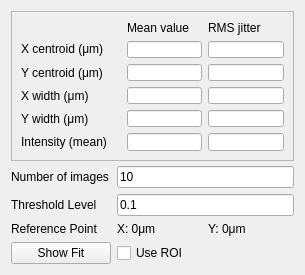
<?xml version="1.0" encoding="UTF-8"?>
<ui version="4.0">
 <class>Form</class>
 <widget class="QWidget" name="Form">
  <property name="geometry">
   <rect>
    <x>0</x>
    <y>0</y>
    <width>305</width>
    <height>275</height>
   </rect>
  </property>
  <property name="minimumSize">
   <size>
    <width>300</width>
    <height>275</height>
   </size>
  </property>
  <property name="maximumSize">
   <size>
    <width>500</width>
    <height>16777215</height>
   </size>
  </property>
  <property name="windowTitle">
   <string>Form</string>
  </property>
  <layout class="QGridLayout" name="gridLayout_2">
   <item row="2" column="0">
    <widget class="QLabel" name="thresholdLabel">
     <property name="text">
      <string>Threshold Level</string>
     </property>
    </widget>
   </item>
   <item row="6" column="0">
    <widget class="QPushButton" name="showFitButton">
     <property name="minimumSize">
      <size>
       <width>100</width>
       <height>0</height>
      </size>
     </property>
     <property name="maximumSize">
      <size>
       <width>100</width>
       <height>16777215</height>
      </size>
     </property>
     <property name="text">
      <string>Show Fit</string>
     </property>
     <property name="checkable">
      <bool>true</bool>
     </property>
    </widget>
   </item>
   <item row="4" column="1">
    <widget class="QLabel" name="xReferenceLabel">
     <property name="text">
      <string>X: 0μm</string>
     </property>
    </widget>
   </item>
   <item row="1" column="0">
    <widget class="QLabel" name="nImagesLabel">
     <property name="text">
      <string>Number of images</string>
     </property>
    </widget>
   </item>
   <item row="4" column="0">
    <widget class="QLabel" name="label_4">
     <property name="text">
      <string>Reference Point</string>
     </property>
    </widget>
   </item>
   <item row="4" column="2">
    <widget class="QLabel" name="yReferenceLabel">
     <property name="text">
      <string>Y: 0μm</string>
     </property>
    </widget>
   </item>
   <item row="2" column="1" colspan="2">
    <widget class="QLineEdit" name="thresholdLineEdit">
     <property name="text">
      <string>0.1</string>
     </property>
    </widget>
   </item>
   <item row="1" column="1" colspan="2">
    <widget class="QLineEdit" name="nImagesLineEdit">
     <property name="text">
      <string>10</string>
     </property>
    </widget>
   </item>
   <item row="0" column="0" colspan="3">
    <widget class="QFrame" name="frame">
     <property name="minimumSize">
      <size>
       <width>250</width>
       <height>150</height>
      </size>
     </property>
     <property name="frameShape">
      <enum>QFrame::StyledPanel</enum>
     </property>
     <property name="frameShadow">
      <enum>QFrame::Raised</enum>
     </property>
     <layout class="QGridLayout" name="gridLayout">
      <item row="3" column="2">
       <widget class="QLineEdit" name="xWidthRMSLineEdit"/>
      </item>
      <item row="1" column="1">
       <widget class="QLineEdit" name="xCentroidLineEdit">
        <property name="enabled">
         <bool>true</bool>
        </property>
        <property name="readOnly">
         <bool>true</bool>
        </property>
       </widget>
      </item>
      <item row="2" column="1">
       <widget class="QLineEdit" name="yCentroidLineEdit">
        <property name="enabled">
         <bool>true</bool>
        </property>
        <property name="readOnly">
         <bool>true</bool>
        </property>
       </widget>
      </item>
      <item row="4" column="0">
       <widget class="QLabel" name="yWidthLabel">
        <property name="text">
         <string>Y width (μm)</string>
        </property>
       </widget>
      </item>
      <item row="3" column="0">
       <widget class="QLabel" name="xWidthLabel">
        <property name="text">
         <string>X width (μm)</string>
        </property>
       </widget>
      </item>
      <item row="3" column="1">
       <widget class="QLineEdit" name="xWidthLineEdit">
        <property name="enabled">
         <bool>true</bool>
        </property>
        <property name="readOnly">
         <bool>true</bool>
        </property>
       </widget>
      </item>
      <item row="4" column="1">
       <widget class="QLineEdit" name="yWidthLineEdit">
        <property name="enabled">
         <bool>true</bool>
        </property>
        <property name="readOnly">
         <bool>true</bool>
        </property>
       </widget>
      </item>
      <item row="4" column="2">
       <widget class="QLineEdit" name="yWidthRMSLineEdit"/>
      </item>
      <item row="2" column="0">
       <widget class="QLabel" name="yCentroidLabel">
        <property name="text">
         <string>Y centroid (μm)</string>
        </property>
       </widget>
      </item>
      <item row="2" column="2">
       <widget class="QLineEdit" name="yCentroidRMSLineEdit"/>
      </item>
      <item row="0" column="2">
       <widget class="QLabel" name="label_2">
        <property name="text">
         <string>RMS jitter</string>
        </property>
       </widget>
      </item>
      <item row="1" column="2">
       <widget class="QLineEdit" name="xCentroidRMSLineEdit"/>
      </item>
      <item row="0" column="1">
       <widget class="QLabel" name="label">
        <property name="text">
         <string>Mean value</string>
        </property>
       </widget>
      </item>
      <item row="1" column="0">
       <widget class="QLabel" name="xCentroidLabel">
        <property name="minimumSize">
         <size>
          <width>100</width>
          <height>0</height>
         </size>
        </property>
        <property name="text">
         <string>&lt;html&gt;&lt;head/&gt;&lt;body&gt;&lt;p&gt;X centroid (μm)&lt;/p&gt;&lt;/body&gt;&lt;/html&gt;</string>
        </property>
       </widget>
      </item>
      <item row="5" column="0">
       <widget class="QLabel" name="label_3">
        <property name="text">
         <string>Intensity (mean)</string>
        </property>
       </widget>
      </item>
      <item row="5" column="1">
       <widget class="QLineEdit" name="intensityLineEdit"/>
      </item>
      <item row="5" column="2">
       <widget class="QLineEdit" name="intensityRMSLineEdit"/>
      </item>
     </layout>
     <zorder>xWidthRMSLineEdit</zorder>
     <zorder>yWidthLabel</zorder>
     <zorder>xWidthLabel</zorder>
     <zorder>yWidthRMSLineEdit</zorder>
     <zorder>yCentroidLabel</zorder>
     <zorder>yCentroidRMSLineEdit</zorder>
     <zorder>label_2</zorder>
     <zorder>xCentroidRMSLineEdit</zorder>
     <zorder>label</zorder>
     <zorder>xCentroidLabel</zorder>
     <zorder>label_3</zorder>
     <zorder>intensityRMSLineEdit</zorder>
     <zorder>xCentroidLineEdit</zorder>
     <zorder>yCentroidLineEdit</zorder>
     <zorder>xWidthLineEdit</zorder>
     <zorder>yWidthLineEdit</zorder>
     <zorder>intensityLineEdit</zorder>
    </widget>
   </item>
   <item row="6" column="1">
    <widget class="QCheckBox" name="roiCheckBox">
     <property name="text">
      <string>Use ROI</string>
     </property>
    </widget>
   </item>
  </layout>
 </widget>
 <resources/>
 <connections/>
</ui>
